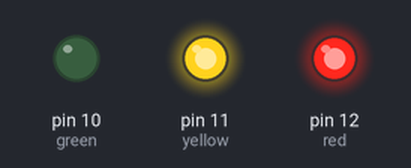
Bench run of a sketch on a simulated Arduino Uno, built with avr-gcc and run on an emulated ATmega328P. Parts: output pins drawn as LEDs (lit = HIGH).

Above: at 0.3 s.
At 1.05 s:
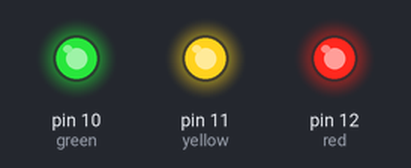
At 1.7 s:
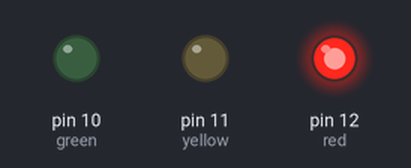
Timing chart, 0 to 3.0 s (numbered marks = the images above):
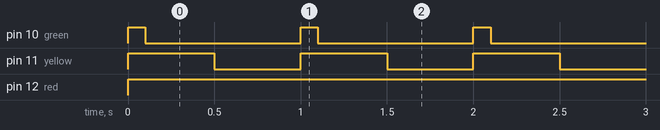

Measured:
- by itself, pin 10 (green): alternates HIGH for 0.10 s and LOW for 0.90 s
- by itself, pin 11 (yellow): alternates HIGH for 0.50 s and LOW for 0.50 s
- by itself, pin 12 (red): LOW → HIGH at 0.00 s

The sketch:

LEDs.ino
```cpp
//330 resistors each LED

int red = 12;
int yellow = 11;
int green = 10;

void setup() {
  // put your setup code here, to run once:
  pinMode(red,OUTPUT);
  pinMode(yellow,OUTPUT);
  pinMode(green,OUTPUT);
}

void loop() {
  // put your main code here, to run repeatedly:
  digitalWrite(green,HIGH);
  digitalWrite(yellow,HIGH);
  digitalWrite(red,HIGH);
  delay(100);
  digitalWrite(green,LOW);
  delay(400);
  digitalWrite(yellow,LOW);
  delay(500);
}
```
